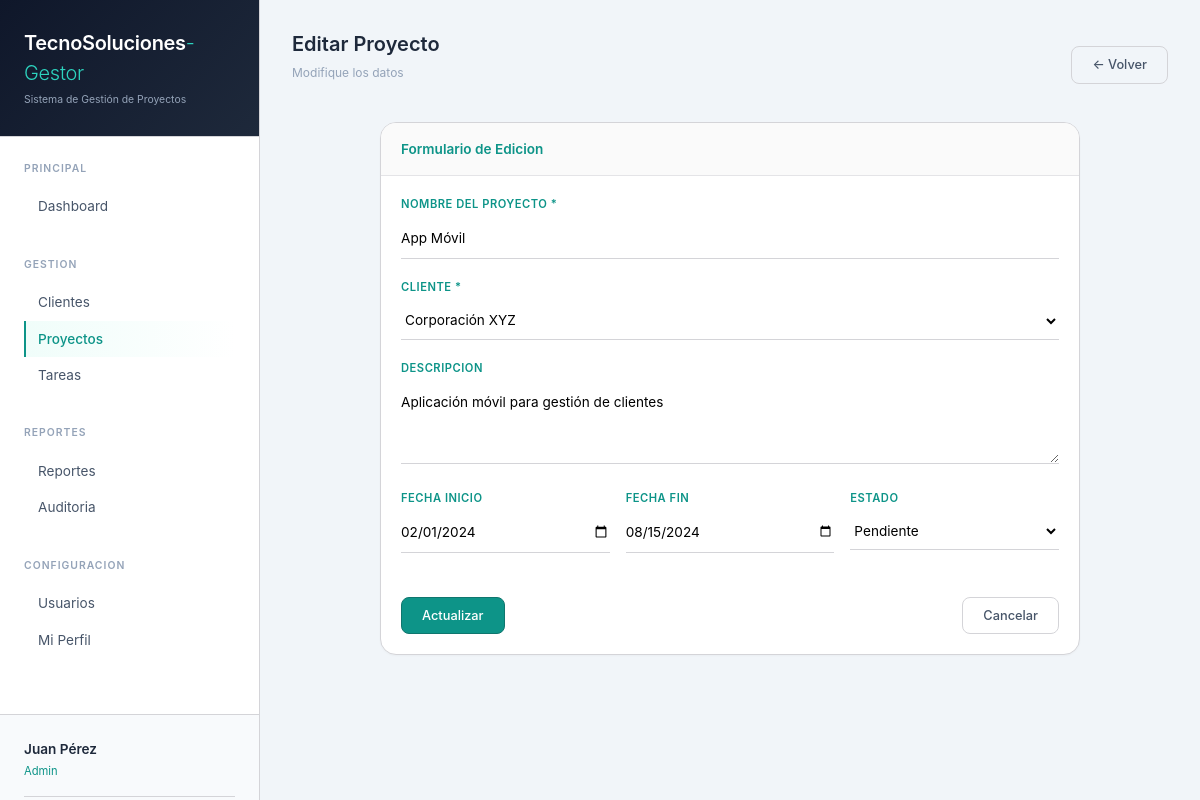
The page /public/index.php?action=proyectos&sub=editar&id=2 (signed in) on the database its author committed.
### tables this page shows
CREATE TABLE IF NOT EXISTS proyectos (
    id INT AUTO_INCREMENT PRIMARY KEY,
    nombre VARCHAR(100) NOT NULL,
    descripcion TEXT NULL,
    cliente_id INT NOT NULL,
    fecha_inicio DATE NULL,
    fecha_fin DATE NULL,
    estado ENUM('pendiente', 'en_progreso', 'completado') DEFAULT 'pendiente',
    created_at TIMESTAMP DEFAULT CURRENT_TIMESTAMP,
    FOREIGN KEY (cliente_id) REFERENCES clientes(id) ON DELETE CASCADE,
    INDEX idx_cliente (cliente_id),
    INDEX idx_estado (estado)
);

CREATE TABLE IF NOT EXISTS clientes (
    id INT AUTO_INCREMENT PRIMARY KEY,
    nombre VARCHAR(100) NOT NULL,
    email VARCHAR(100) NULL,
    telefono VARCHAR(20) NULL,
    empresa VARCHAR(100) NULL,
    created_at TIMESTAMP DEFAULT CURRENT_TIMESTAMP,
    INDEX idx_nombre (nombre)
);

### controllers/ProyectoController.php (called while the page is built, shortened)
<?php
class ProyectoController {
    private $conn;
    public function __construct($db) {
        $this->conn = $db;
    }
    public function editar() {
        $id = isset($_GET['id']) ? (int)$_GET['id'] : 0;
        $proyectoModel = new Proyecto($this->conn);
        $proyecto = $proyectoModel->obtenerPorId($id);
        $clienteModel = new Cliente($this->conn);
        $clientes = $clienteModel->listar();
        include_once __DIR__ . '/../views/proyectos/editar.php';
    }
}
?>

### models/Proyecto.php (called while the page is built, shortened)
<?php
class Proyecto {
    private $conn;
    private $table = 'proyectos';
    public function __construct($db) {
        $this->conn = $db;
    }
    public function obtenerPorId($id) {
        $query = "SELECT * FROM " . $this->table . " WHERE id = :id";
        $stmt = $this->conn->prepare($query);
        $stmt->bindParam(':id', $id);
        $stmt->execute();
        return $stmt->fetch();
    }
}
?>

### models/Cliente.php (called while the page is built, shortened)
<?php
class Cliente {
    private $conn;
    private $table = 'clientes';
    public function __construct($db) {
        $this->conn = $db;
    }
    public function listar() {
        $query = "SELECT * FROM " . $this->table . " ORDER BY id DESC";
        $stmt = $this->conn->prepare($query);
        $stmt->execute();
        return $stmt->fetchAll();
    }
}
?>

### views/proyectos/editar.php (the view, shortened to what this page needs)
<?php
$clientes = $clientes ?? [];
include_once __DIR__ . '/../layouts/header.php';
?>
<div class="flex-between mb-4">
    <div>
        <h2 style="font-size: 1.25rem; font-weight: 600;">Editar Proyecto</h2>
        <p style="font-size: 0.75rem; color: #94a3b8;">Modifique los datos</p>
    </div>
    <a href="index.php?action=proyectos" class="btn btn-outline">← Volver</a>
</div>
<div class="card" style="max-width: 700px; margin: 0 auto;">
    <div class="card-header">Formulario de Edicion</div>
    <div class="card-body">
        <form method="POST">
            <div class="form-group">
                <label>Nombre del Proyecto *</label>
                <input type="text" name="nombre" value="<?php echo isset($proyecto['nombre']) ? htmlspecialchars($proyecto['nombre']) : ''; ?>" required>
            </div>
            <div class="form-group">
                <label>Cliente *</label>
                <select name="cliente_id" required>
                    <?php if (!empty($clientes)): ?>
                        <?php foreach ($clientes as $c): ?>
                            <option value="<?php echo $c['id']; ?>" <?php echo (isset($proyecto['cliente_id']) && $c['id'] == $proyecto['cliente_id']) ? 'selected' : ''; ?>>
                                <?php echo htmlspecialchars($c['nombre']); ?>
                            </option>
                        <?php endforeach; ?>
                    <?php endif; ?>
                </select>
            </div>
            <div class="form-group">
                <label>Descripcion</label>
                <textarea name="descripcion" rows="3"><?php echo isset($proyecto['descripcion']) ? htmlspecialchars($proyecto['descripcion']) : ''; ?></textarea>
            </div>
            <div style="display: flex; gap: 1rem;">
                <div class="form-group" style="flex: 1;">
                    <label>Fecha Inicio</label>
                    <input type="date" name="fecha_inicio" value="<?php echo isset($proyecto['fecha_inicio']) ? $proyecto['fecha_inicio'] : ''; ?>">
                </div>
                <div class="form-group" style="flex: 1;">
                    <label>Fecha Fin</label>
                    <input type="date" name="fecha_fin" value="<?php echo isset($proyecto['fecha_fin']) ? $proyecto['fecha_fin'] : ''; ?>">
                </div>
                <div class="form-group" style="flex: 1;">
                    <label>Estado</label>
                    <select name="estado">
                        <option value="pendiente" <?php echo (isset($proyecto['estado']) && $proyecto['estado'] == 'pendiente') ? 'selected' : ''; ?>>Pendiente</option>
                    </select>
                </div>
            </div>
            <div class="flex-between" style="margin-top: 1.5rem;">
                <button type="submit" class="btn btn-primary">Actualizar</button>
                <a href="index.php?action=proyectos" class="btn btn-outline">Cancelar</a>
            </div>
        </form>
    </div>
</div>
<?php include_once __DIR__ . '/../layouts/footer.php'; ?>

### views/layouts/header.php (style rules this page uses)
* { margin: 0; padding: 0; box-sizing: border-box; }
body { font-family: 'Inter', -apple-system, BlinkMacSystemFont, 'Segoe UI', Roboto, sans-serif; background: #f1f5f9; color: #1e293b; line-height: 1.5; }
.btn { padding: 0.5rem 1.25rem; font-size: 0.8rem; font-family: inherit; border-radius: 8px; cursor: pointer; transition: all 0.2s; text-decoration: none; display: inline-block; font-weight: 500; border: 1px solid; }
.btn-primary { background: #0d9488; color: white; border-color: #0f766e; }
.btn-outline { background: transparent; border: 1px solid #d4d4d8; color: #475569; }
.card { background: white; border: 1px solid #d4d4d8; border-radius: 16px; overflow: hidden; box-shadow: 0 1px 2px rgba(0,0,0,0.03); }
.card-header { padding: 1rem 1.25rem; background: #fafafa; border-bottom: 1px solid #e4e4e7; font-size: 0.85rem; font-weight: 600; color: #0d9488; }
.card-body { padding: 1.25rem; }
.form-group { margin-bottom: 1.25rem; }
label { display: block; font-size: 0.7rem; text-transform: uppercase; letter-spacing: 0.5px; color: #0d9488; margin-bottom: 0.35rem; font-weight: 600; }
input, select, textarea { width: 100%; padding: 0.6rem 0; font-size: 0.85rem; font-family: inherit; border: none; border-bottom: 1px solid #d4d4d8; background: transparent; outline: none; transition: border-color 0.2s; }
.flex-between { display: flex; justify-content: space-between; align-items: center; }
.mb-4 { margin-bottom: 1.5rem; }

### rows shown on the page
proyectos: nombre "App Móvil", cliente_id "Corporación XYZ", descripcion "Aplicación móvil para gestión de clientes", fecha_inicio "02/01/2024", fecha_fin "08/15/2024", estado "Pendiente"

### other values the page prints
$_SESSION['user_nombre'] "Juan Pérez"
$_SESSION['user_rol'] "Admin"
